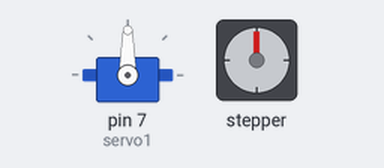
Simulated run of this sketch. Board: Arduino Uno, built with avr-gcc and run on an emulated ATmega328P. Parts: servo, stepper motor. Random numbers use the default seed unless the sketch sets one; stepper angles assume 2038 steps per turn.

Above: at 1.15 s.
At 10.93 s:
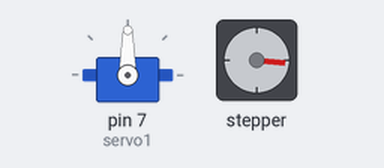
At 20.3 s:
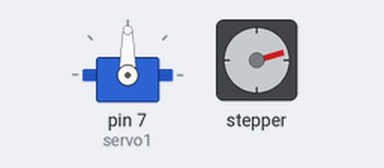
At 39.77 s:
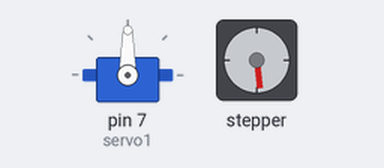
Timing chart, 0 to 40.0 s (numbered marks = the images above):
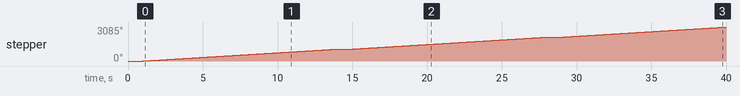

The sketch:

move.ino
```cpp
#include<Servo.h>
#include <Stepper.h>

const int stepsPerRevolution = 2038;
Stepper myStepper = Stepper(stepsPerRevolution, 8, 10, 9, 11);
Servo servo1;

int i;
int r;
int a;
void setup() {
  // put your setup code here, to run once:
  servo1.attach(7);
  delay(1000);
}

void loop() {

while(a==r){
a=random(0,3)*90;
}
r=a;
servo1.write(90);
	myStepper.setSpeed(14);
	myStepper.step(stepsPerRevolution);
  	myStepper.setSpeed(14);
	myStepper.step(stepsPerRevolution);
  	myStepper.setSpeed(14);
	myStepper.step(stepsPerRevolution);
	delay(1000);
}
```

Measured:
- by itself, stepper: turns 1080° clockwise in 13.0 s, then 1080° clockwise in 13.0 s, then 921° clockwise in 11.0 s
